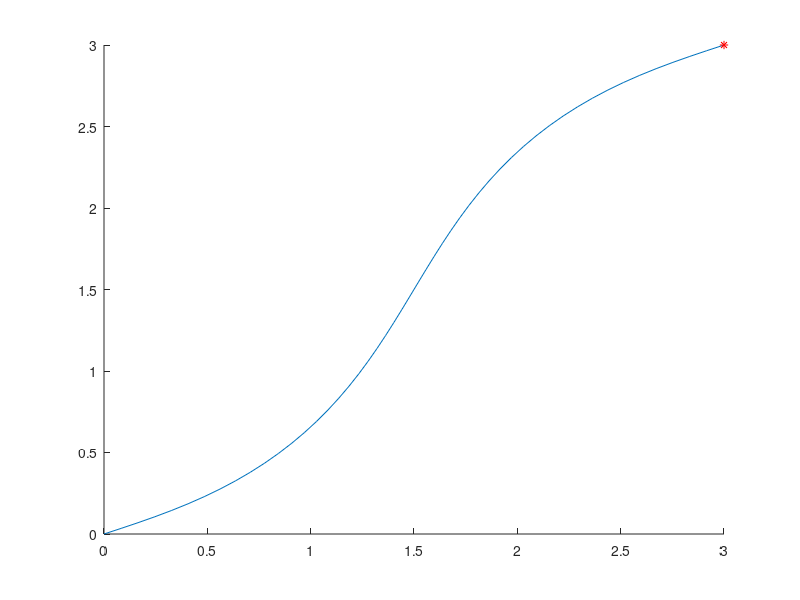
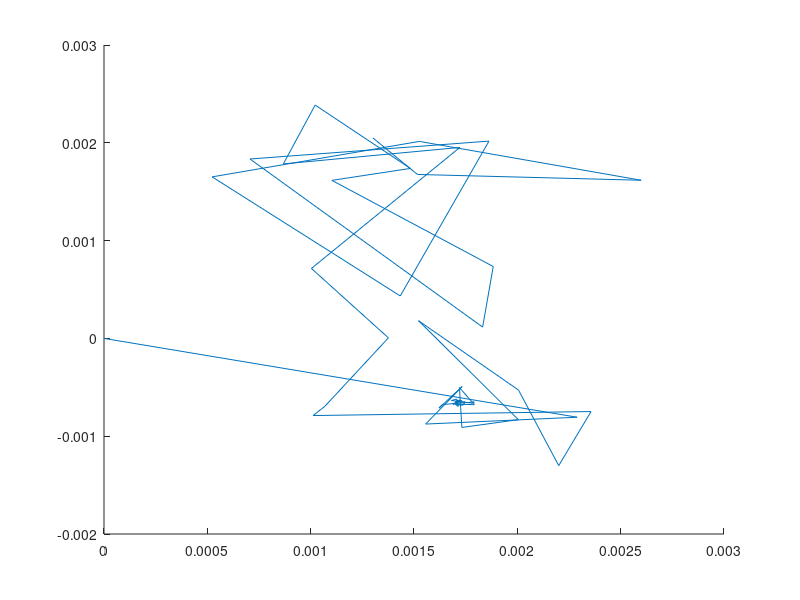

These figures' MATLAB source, in order:
function [] = PathPlanning3()

% Clean up 
clear all; close all; clc;

% Inputs
%   - x0, initial x position
%   - xf, final x position
%   - y0, intial y position
%   - yf, final y position
%   - th0, initial heading (angle w.r.t. positive x axis)
%   - thf, final heading (angle w.r.t. positive x axis)
%   - K0, initial kappa (curvature) value
%   - Kf, final kappa (curvature) value

x0 = 0; % m
xf = 3; % m
y0 = 0; % m
yf = 3; % m
th0 = pi/8; % rad
thf = pi/8; % rad
K0 = 0; % 1/m
Kf = 0; % 1/m
X_err = [0.001; 0.001; 0.1; 0.01]; % x(m), y(m), th(rad), K(1/m)
Xf = [xf; yf; thf; Kf]; % x(m), y(m), th(rad), K(1/m)

h = 0.01; % term used for finite difference jacobian approximation

% Intial Heuristic Guess:
d = sqrt(xf^2 + yf^2);      % distance d to final position
D_th = abs(thf);            % delta theta
s = d*((D_th^2)/5 + 1) + 0.4*D_th;
c = 0;
a = 6*thf/s^2 - 2*K0/s + 4*Kf/s;
b = 3*(K0+Kf)/s^2 + 6*thf/s^3;

P = [a;b;c;s];

% solve for final pose from intial guess
%   - create a function to integrate for x,y
funx_ths = @(A,B,C,S) cos(th0 + K0.*S + (A.*S.^2)/2 + (B.*S.^3)/3 + (C.*S.^4)/4);
funy_ths = @(A,B,C,S) sin(th0 + K0.*S + (A.*S.^2)/2 + (B.*S.^3)/3 + (C.*S.^4)/4);

fun_xs = @(A,B,C,S) x0 + integral(@(S) funx_ths(A,B,C,S),0,S);
fun_ys = @(A,B,C,S) y0 + integral(@(S) funy_ths(A,B,C,S),0,S);
fun_ths = @(A,B,C,S) th0 + K0*s + (A*S.^2)/2 + (B*S.^3)/3 + (C*S.^4)/4;
fun_Ks = @(A,B,C,S) K0 + A*S + B*S.^2 + C*S.^3;

% create a cell array of the forward funtions
FwdFcns = {fun_xs,fun_ys,fun_ths,fun_Ks};
%FwdFcns{1}(s) % sample, evaluate fcn 1 at s

fprintf('running loop #1\n')

for iter = 1:10000

    Xs = [feval(fun_xs,P(1),P(2),P(3),P(4));
            feval(fun_ys,P(1),P(2),P(3),P(4));
            feval(fun_ths,P(1),P(2),P(3),P(4));
            feval(fun_Ks,P(1),P(2),P(3),P(4))];

    % calculate delta X
    Dx = Xs - Xf

    % check if the delta is within the convergence criteria
    if abs(Dx) < X_err
        break
    end

    % intialize the jacobian
    J = zeros(4);

    for i = 1:4
        for j=1:4
            % finite difference approximation of the jacobian
            Ptemp = P;
            Ptemp(j) = P(j)+h;
            J(i,j) = (Xs(i) - FwdFcns{i}(Ptemp(1),Ptemp(2),Ptemp(3),Ptemp(4)))/h;
        end
    end

    J;

    % calculate delta P using Dx and the inverse jacobian
    Dp = J\Dx;

    % update P with a small gain constant for stability
    P = P + 0.2*Dp;

end

fprintf('loop #1 complete\n')

% print the iteration outputs to the workspace
iter
P
Xs
Dx


% plot the cubic polynomial
npts = 50;
s = linspace(0,P(4),npts);
x = zeros(1,npts);
y = zeros(1,npts);
for i = 1:npts
    x(i) = feval(fun_xs,P(1),P(2),P(3),s(i));
    y(i) = feval(fun_ys,P(1),P(2),P(3),s(i));
end

figure
hold on
plot(x,y)
plot(xf,yf,'r*')









% starting with the first polynomial as the intial guess, will now 
D = 0;
P2 = [P(1); P(2); P(3); D; P(4)];   % initialize and add the fourth parameter, D
X_err2 = [0.001; 0.001; 0.1; 0.01;0.005]; % x(m), y(m), th(rad), K(1/m); cost fcn
Xf2 = [Xf(1); Xf(2); Xf(3); Xf(4); 0]; % the cost solution should approach zero   
Dc = 0.02;   % distance clearance, m
xobst = 2; % obstacle position, x, m
yobst = 2; % obstacle position, y, m 
Lambda = 1; % repulsive constant, need to experiment to quantify impact
N = 1;  % number of obstacles
NTrapPts = 100; % number of trapezoidal integration points to use with the cost function, L

% update the functions for the new number of inputs
funx_ths2 = @(A,B,C,D,S) cos(th0 + K0.*S + (A.*S.^2)/2 + (B.*S.^3)/3 + (C.*S.^4)/4 + (D.*S.^5)/5);
funy_ths2 = @(A,B,C,D,S) sin(th0 + K0.*S + (A.*S.^2)/2 + (B.*S.^3)/3 + (C.*S.^4)/4 + (D.*S.^5)/5);
fun_xs2 = @(A,B,C,D,S) x0 + integral(@(S) funx_ths2(A,B,C,D,S),0,S);
fun_ys2 = @(A,B,C,D,S) y0 + integral(@(S) funy_ths2(A,B,C,D,S),0,S);
fun_ths2 = @(A,B,C,D,S) th0 + K0.*S + (A.*S.^2)/2 + (B.*S.^3)/3 + (C.*S.^4)/4 + (D.*S.^5)/5;
fun_Ks2 = @(A,B,C,D,S) K0 + A*S + B*S.^2 + C*S.^3 + D*S.^4;

% setup the cost function (lower = farther from obstacle)
fun_Ds = @(A,B,C,D,S) min(sqrt((fun_xs2(A,B,C,D,S)-xobst).^2+(fun_ys2(A,B,C,D,S)-yobst).^2),Dc);
fun_L = @(A,B,C,D,S) trapz(NTrapPts,Lambda./fun_Ds(A,B,C,D,S))-S.*N*Lambda./Dc;

% calculate functions
x = feval(fun_xs2,P2(1),P2(2),P2(3),P2(4),P2(5));
y = feval(fun_ys2,P2(1),P2(2),P2(3),P2(4),P2(5));
th = feval(fun_ths2,P2(1),P2(2),P2(3),P2(4),P2(5));
K = feval(fun_Ks2,P2(1),P2(2),P2(3),P2(4),P2(5));
L = feval(fun_L,P2(1),P2(2),P2(3),P2(4),P2(5));

Xs2 = [x;y;th;K;L];

% create a cell array of the forward funtions
FwdFcns2 = {fun_xs2,fun_ys2,fun_ths2,fun_Ks2,fun_L};

fprintf('running loop #2\n')

for iter = 1:15
        
    % calculate functions
    x = feval(fun_xs2,P2(1),P2(2),P2(3),P2(4),P2(5));
    y = feval(fun_ys2,P2(1),P2(2),P2(3),P2(4),P2(5));
    th = feval(fun_ths2,P2(1),P2(2),P2(3),P2(4),P2(5));
    K = feval(fun_Ks2,P2(1),P2(2),P2(3),P2(4),P2(5));
    L = feval(fun_L,P2(1),P2(2),P2(3),P2(4),P2(5))

    Xs2 = [x;y;th;K;L];

    % calculate delta X using the same desired final position
    Dx2 = Xs2 - Xf2;

    % check if the delta is within the convergence criteria
    if abs(Dx2) < X_err2
        break
    end

    % intialize the jacobian
    J2 = zeros(5);

    for i = 1:5
        for j=1:5
            % finite difference approximation of the jacobian
            Ptemp2 = P2;
            Ptemp2(j) = P2(j)+h;
            J2(i,j) = (Xs2(i) - FwdFcns2{i}(Ptemp2(1),Ptemp2(2),Ptemp2(3),Ptemp2(4),Ptemp2(5)))/h;
        end        
    end
   
    % no change in final row of jacobian for all variables except S...
    % should be affecting the distance formula, unless tripping the min
    % statement
    J2;
    
    % calculate delta P using Dx and the inverse jacobian
    Dp2 = J2\Dx2;

    % update P with a small gain constant for stability
    P2 = P2 + 0.2*Dp2;
    
end

fprintf('loop #2 complete\n')

% print the iteration outputs to the workspace
iter
P2
Xs2
Dx2

% add the new cubic polynomial to the plot
npts = 50;
s = linspace(0,P2(5),npts);
x2 = zeros(1,npts);
y2 = zeros(1,npts);
for i = 1:npts
    x2(i) = feval(fun_xs2,P2(1),P2(2),P2(3),P2(4),s(i))
    y2(i) = feval(fun_ys2,P2(1),P2(2),P2(3),P2(4),s(i));
end

figure
hold on
%plot(x,y)
plot(x2,y2)
%plot(xf,yf,'r*')



end